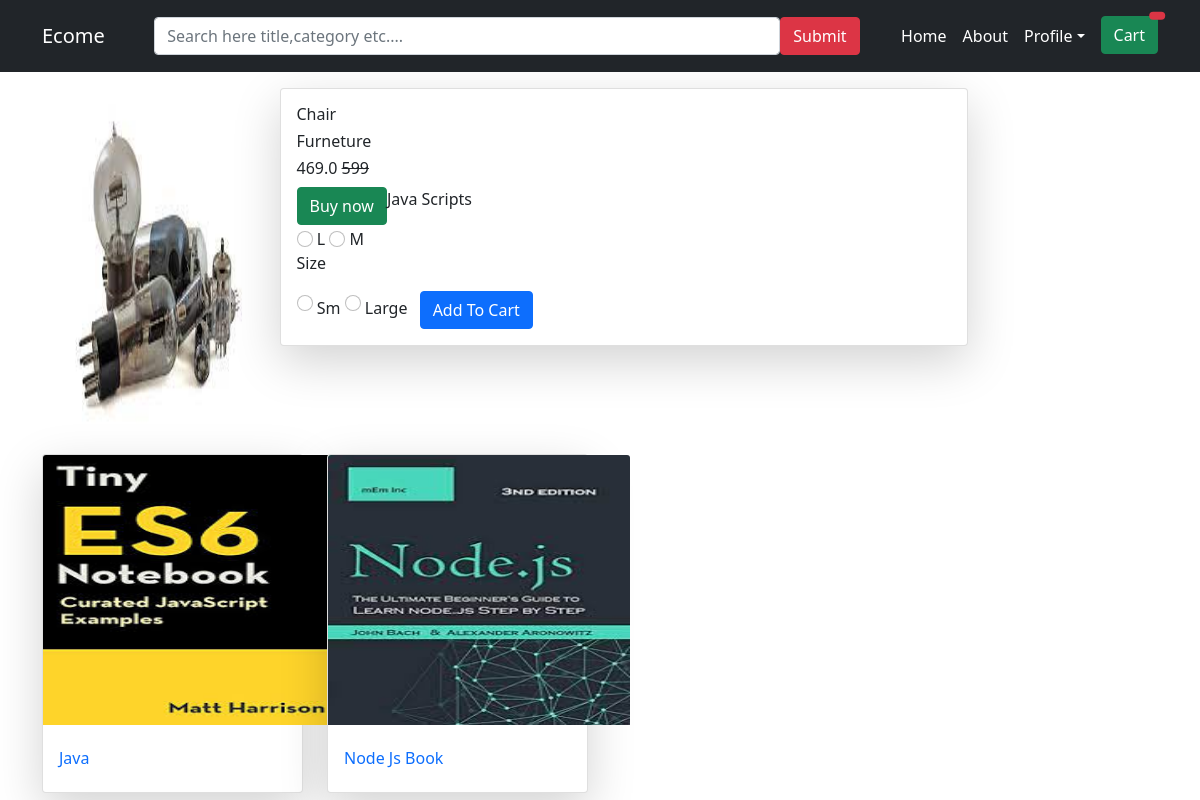
The page /products/chair/ on the database its author committed.
### core/models.py (models this page shows, shortened)
class Item(models.Model):
    title=models.CharField(max_length=200)
    category=models.ForeignKey(Category,on_delete=models.SET_NULL,null=True,blank=True)
    label=models.CharField(choices=LABEL_CHOICE,max_length=1)
    slug=models.SlugField()
    description=models.TextField()
    image=models.ImageField()
    price=models.IntegerField()
    discount_price=models.FloatField(null=True,blank=True)
    def get_absolute_url(self):
        return reverse("core:item",kwargs={
            'slug':self.slug
        })

class Category(models.Model):
    title=models.CharField(max_length=200)
    description=models.TextField()
    slug=models.SlugField()

class Variation(models.Model):
    item=models.ForeignKey(Item,on_delete=models.CASCADE)
    name=models.CharField(max_length=200)

class ItemVariation(models.Model):
    variation=models.ForeignKey(Variation,on_delete=models.CASCADE)
    value=models.CharField(max_length=200)#L,M,S,XL,RED,
    attachment=models.ImageField(blank=True)
    class Meta:
        unique_together=(
            ('variation','value')
        )

### core/views.py (the view)
# urls.py: path("products/<slug>/",ItemDetailsView.as_view(),name="item"),
class ItemDetailsView(DetailView):
    model=Item
    template_name="product.html"
    slug_url_kwarg="slug"
    def get_context_data(self,*args,**kwargs):
        context=super(ItemDetailsView,self).get_context_data(*args,**kwargs)
        context['items'] = Item.objects.exclude(slug=self.kwargs['slug'])
        return context

### core/templates/product.html (shortened to what this page needs)
{% extends 'base.html' %}
{% block content %}
<div class="container mt-3">
    <div class="row">
        <div class="col-lg-10">
            <div class="row">
                        <div class="col-lg-3">
                            <img src="{{object.image.url}}" class="card-img-top" alt="" style="height:350px;width:250px">
                        </div>
                        <div class="col-lg-9">
                            <div class="card shadow-lg">
                                <div class="card-body">
                                    <h6>{{object.title}}</h6>
                                    <h6>{{object.category.title}}</h6>
                                    <h6>{{object.discount_price}}     <del>{{object.price}}</del></h6>
                                    <a href="" class="btn btn-success float-start">Buy now</a>
                                    <form action="{% url 'core:add-to-cart' object.slug %}" class="">
                                        {% for foo in object.variation_set.all %}
                                             <p>{{foo.name}}</p>
                                             {% for val in foo.itemvariation_set.all %}
                                                 <input type="radio" class="form-check-input" value="{{val.value}}" name="{{foo.name}}" required/>
                                                 <label for="" class="form-check-label">{{val.value}}</label>
                                             {% endfor %}
                                        {% endfor %}
                                     <input type="submit" value="Add To Cart" class="btn btn-primary ms-2">
                                     </form>
                                </div>
                            </div>
                        </div>
            </div>
        </div>
    </div>
</div>
<div class="container mt-3 d-sm-block d-none">
    <div class="row">
        <div class="col-lg-12">
            <div class="row">
                {% for item in items %}
                        <div class="col-lg-3">
                            <div class="card shadow-lg">
                                <img src="{{item.image.url}}" class="card-img-top" alt="" style="height:270px;width:302px" >
                                <div class="card-body">
                                    <h6>
                                        <a href="{{ item.get_absolute_url }}" class="text-truncate text-capitalize text-decoration-none">{{item.title}}</a>
                                    </h6>
                                </div>
                            </div>
                        </div>
                {% endfor %}
            </div>
        </div>
    </div>
</div>
{% endblock %}

### rows shown on the page
Item: image (picture), title "Chair", category "Furneture", discount_price "469.0", price "599"
Variation: name "Java Scripts"
ItemVariation: value "L"
ItemVariation: value "M"
Variation: name "Size"
ItemVariation: value "Sm"
ItemVariation: value "Large"
Item: image (picture), title "Java"
Item: image (picture), title "Node Js Book"
